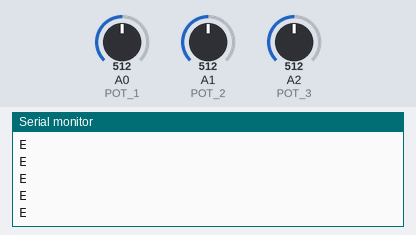
A sketch run on a simulated Arduino Uno, built with avr-gcc and run on an emulated ATmega328P. Shown: the last lines printed to the serial monitor. The test bench sets the inputs (shaded band); at power-on: A2 (POT_3) = 512, A1 (POT_2) = 512, A0 (POT_1) = 512.

Above: at 4.4 s.
4.5 s: A2 (POT_3) set to 561
6.0 s: A2 (POT_3) set to 582
9.1 s: A1 (POT_2) set to 457
At 9.24 s:
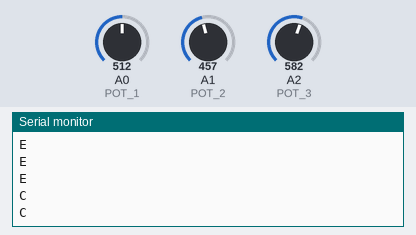
10.6 s: A1 (POT_2) set to 488
At 10.6 s:
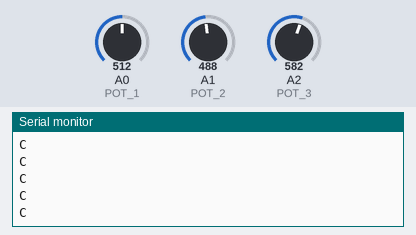

Measured:
- after the input at 9.1 s, the serial monitor: prints a new line at once (image 1)

The sketch:

TxSide.ino
```cpp
//!!AUM!!
//INIT...

#define POT_1     A0
#define POT_2     A1
#define POT_3     A2

#define TRESHOLD  10

int PastVal_1 = 0,PastVal_2 = 0,PastVal_3 = 0;

void setup()
{ // put your setup code here, to run once:
  Serial.begin(9600);
}

void loop()
{ int CurrentVal_1 = 0,CurrentVal_2 = 0,CurrentVal_3 = 0;
  char SendArray = 0;

  CurrentVal_1 = analogRead(POT_1);
  CurrentVal_2 = analogRead(POT_2);
  CurrentVal_3 = analogRead(POT_3);

  if(CurrentVal_1 <= 350)       Serial.println('A');    //SendArray = 'A';
  if(CurrentVal_1 >= 850)       Serial.println('B');   //SendArray = 'B';
  if(CurrentVal_2 <= 470)       Serial.println('C');   //SendArray = 'C';
  if(CurrentVal_2 >= 900)       Serial.println('D');   //SendArray = 'D';
  if(CurrentVal_3 <= 570)       Serial.println('E');   //SendArray = 'E';
  if(CurrentVal_3 >= 900)       Serial.println('F');   //SendArray = 'F';

  delay(100);
//  Serial.println(CurrentVal_3);
//  delay(20);
}
```
